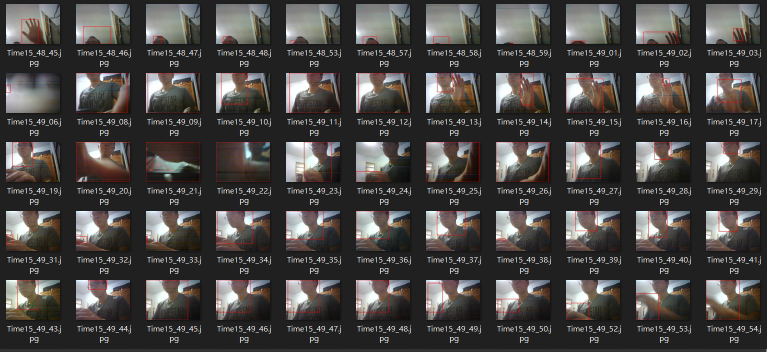
#> input picture images/captures.PNG, 1533 x 703 px (shown at 1/2 size)
$ python -i singlemotiondetector.py   (imports and definitions only)
#> lines starting #> are read from the running program, lines starting #| are printed output that depends on the picture
# import the necessary packages
import numpy as np
import imutils
import cv2
class SingleMotionDetector:
	def __init__(self, accumWeight=0.3):
		# store the accumulated weight factor
		self.accumWeight = accumWeight
		# initialize the background model
		self.bg = None

	def update(self, image):
		# if the background model is None, initialize it
		if self.bg is None:
			self.bg = image.copy().astype("float")
			return
		# update the background model by accumulating the weighted
		# average
		cv2.accumulateWeighted(image, self.bg, self.accumWeight)

	def detect(self, image, tVal=25):
		image = cv2.GaussianBlur(image, (7, 7), 0)


		# compute the absolute difference between the background model
		# and the image passed in, then threshold the delta image
		delta = cv2.absdiff(self.bg.astype("uint8"), image)
		thresh = cv2.threshold(delta, tVal, 255, cv2.THRESH_BINARY)[1]
		# perform a series of erosions and dilations to remove small
		# blobs
		thresh = cv2.erode(thresh, None, iterations=2)
		thresh = cv2.dilate(thresh, None, iterations=2)

		# find contours in the thresholded image and initialize the
		# minimum and maximum bounding box regions for motion
		cnts = cv2.findContours(thresh.copy(), cv2.RETR_EXTERNAL,
			cv2.CHAIN_APPROX_SIMPLE)
		cnts = imutils.grab_contours(cnts)
		(minX, minY) = (np.inf, np.inf)
		(maxX, maxY) = (-np.inf, -np.inf)

		# if no contours were found, return None
		if len(cnts) == 0:
			return None
		# otherwise, loop over the contours
		for c in cnts:
			# compute the bounding box of the contour and use it to
			# update the minimum and maximum bounding box regions
			(x, y, w, h) = cv2.boundingRect(c)
			(minX, minY) = (min(minX, x), min(minY, y))
			(maxX, maxY) = (max(maxX, x + w), max(maxY, y + h))
		# otherwise, return a tuple of the thresholded image along
		# with bounding box
		return (thresh, (minX, minY, maxX, maxY))

>>> import cv2
>>> picture = cv2.imread('../images/captures.PNG', cv2.IMREAD_GRAYSCALE)
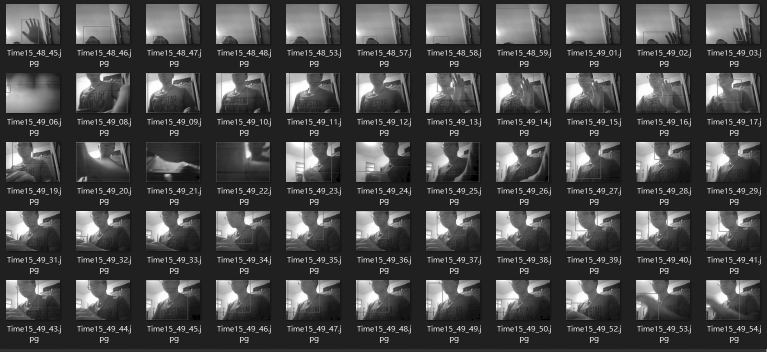
#> picture: shape (703, 1533) (shown at 1/2 size); min 0, max 255, mean 71
>>> result = SingleMotionDetector().detect(picture)
#> (the run stopped early here; a loop or call above may not have finished)
